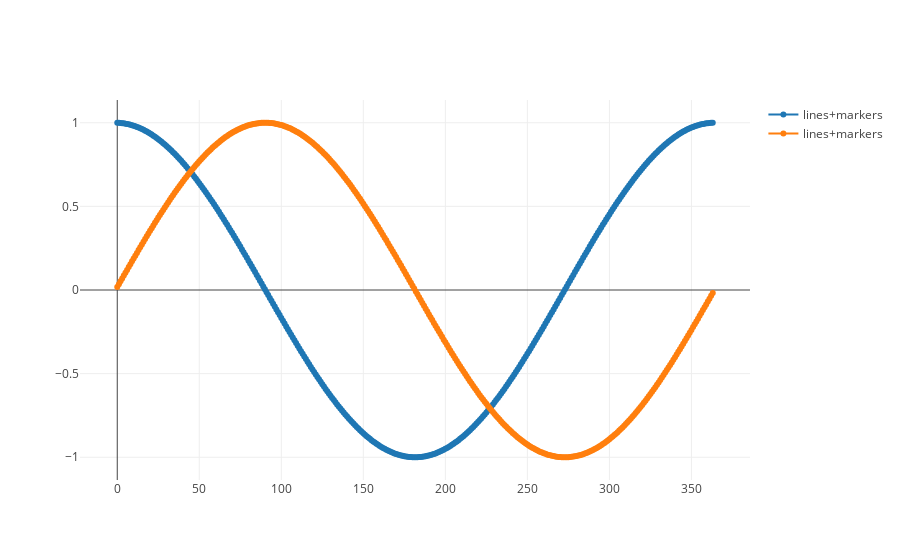

Write notebook code for a chart like this one.
### Markdown cell above
Lets test our cyclical signal

### Code cell
x2 = pd.DataFrame(data=pd.Series(np.arange(1,365)), columns=['value'])
x2 = create_cyclical_signal(x2, 'value', 365)

trace1 = go.Scatter(
    x = x2.index,
    y = x2['value_cos'],
    mode = 'lines+markers',
    name = 'lines+markers'
)
trace2 = go.Scatter(
    x = x2.index,
    y = x2['value_sin'],
    mode = 'lines+markers',
    name = 'lines+markers'
)

iplot([trace1,trace2])

### Figure 1 — Plotly figure (JSON) as saved in the notebook; plotly's stock layout.template omitted (floating-point values rounded to 4 significant figures; data arrays with more than 128 entries replaced by an {"elided": "..."} marker saying what was removed)
{"data": [{"mode": "lines+markers", "name": "lines+markers", "type": "scatter", "uid": "2bdf1e28-9dd1-11e8-acfa-3c15c2df16f6", "x": {"elided": "364 int values"}, "y": {"elided": "364 float values"}}, {"mode": "lines+markers", "name": "lines+markers", "type": "scatter", "uid": "2be07e26-9dd1-11e8-add1-3c15c2df16f6", "x": {"elided": "364 int values"}, "y": {"elided": "364 float values"}}], "layout": {}}
